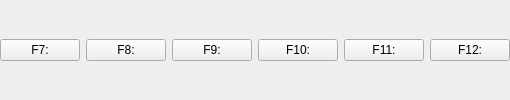
           <widget class="QFrame" name="Button_Row2">
            <property name="lineWidth">
             <number>0</number>
            </property>
            <layout class="QHBoxLayout" name="ButtonRow2">
             <property name="leftMargin">
              <number>0</number>
             </property>
             <property name="topMargin">
              <number>0</number>
             </property>
             <property name="rightMargin">
              <number>0</number>
             </property>
             <property name="bottomMargin">
              <number>0</number>
             </property>
             <item>
              <widget class="QPushButton" name="F7">
               <property name="focusPolicy">
                <enum>Qt::NoFocus</enum>
               </property>
               <property name="accessibleName">
                <string>F7</string>
               </property>
               <property name="text">
                <string>F7:</string>
               </property>
              </widget>
             </item>
             <item>
              <widget class="QPushButton" name="F8">
               <property name="focusPolicy">
                <enum>Qt::NoFocus</enum>
               </property>
               <property name="accessibleName">
                <string>F8</string>
               </property>
               <property name="text">
                <string>F8:</string>
               </property>
              </widget>
             </item>
             <item>
              <widget class="QPushButton" name="F9">
               <property name="focusPolicy">
                <enum>Qt::NoFocus</enum>
               </property>
               <property name="accessibleName">
                <string>F9</string>
               </property>
               <property name="text">
                <string>F9:</string>
               </property>
              </widget>
             </item>
             <item>
              <widget class="QPushButton" name="F10">
               <property name="focusPolicy">
                <enum>Qt::NoFocus</enum>
               </property>
               <property name="accessibleName">
                <string>F10</string>
               </property>
               <property name="text">
                <string>F10:</string>
               </property>
              </widget>
             </item>
             <item>
              <widget class="QPushButton" name="F11">
               <property name="focusPolicy">
                <enum>Qt::NoFocus</enum>
               </property>
               <property name="accessibleName">
                <string>F11</string>
               </property>
               <property name="text">
                <string>F11:</string>
               </property>
              </widget>
             </item>
             <item>
              <widget class="QPushButton" name="F12">
               <property name="focusPolicy">
                <enum>Qt::NoFocus</enum>
               </property>
               <property name="accessibleName">
                <string>F12</string>
               </property>
               <property name="text">
                <string>F12:</string>
               </property>
              </widget>
             </item>
            </layout>
           </widget>
